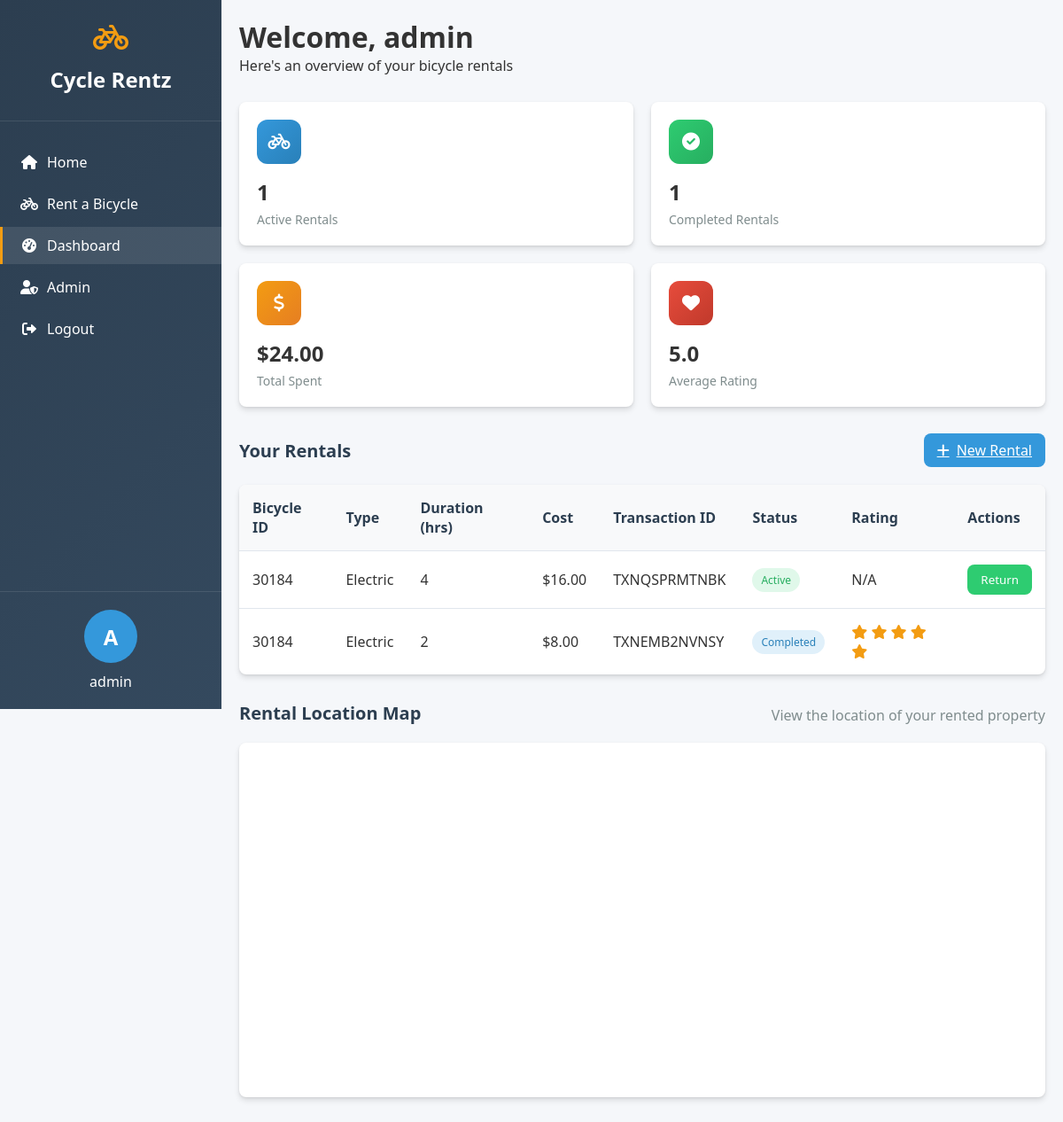
The page /dashboard/ (signed in) on the database its author committed.
### rental/models.py (models this page shows, shortened)
class Rental(models.Model):
    user = models.ForeignKey(User, on_delete=models.CASCADE)
    bicycle = models.ForeignKey(Bicycle, on_delete=models.CASCADE)
    start_time = models.DateTimeField(auto_now_add=True)
    end_time = models.DateTimeField(null=True, blank=True)
    duration = models.IntegerField()
    cost = models.DecimalField(max_digits=6, decimal_places=2)
    rating = models.IntegerField(
        null=True, blank=True, choices=[(i, i) for i in range(1, 6)]
    )
    review = models.TextField(null=True, blank=True)
    transaction_id = models.CharField(max_length=12, null=True, blank=True, unique=True)

class Bicycle(models.Model):
    bicycle_id = models.CharField(max_length=10, unique=True)
    type = models.CharField(max_length=50)
    status = models.CharField(max_length=20, default="available")
    image = models.ImageField(upload_to="bicycles/", null=True, blank=True)
    price_per_hour = models.DecimalField(
        max_digits=5, decimal_places=2, default=2.00
    )  # New field

### rental/views.py (the view)
# urls.py: path("dashboard/", views.dashboard, name="dashboard"),
@login_required
def dashboard(request):
    user = request.user
    rentals = Rental.objects.filter(user=user).order_by("-start_time")
    active_rentals_count = rentals.filter(end_time__isnull=True).count()
    completed_rentals_count = rentals.filter(end_time__isnull=False).count()
    total_cost = rentals.aggregate(total=Sum("cost"))["total"] or 0.00
    avg_rating = rentals.filter(rating__isnull=False).aggregate(avg=Avg("rating"))[
        "avg"
    ]
    if avg_rating is not None:
        avg_rating = round(avg_rating, 1)
    else:
        avg_rating = 0.0  # Default to 0.0 if no ratings
    return render(
        request,
        "rental/dashboard.html",
        {
            "rentals": rentals,
            "active_rentals_count": active_rentals_count,
            "completed_rentals_count": completed_rentals_count,
            "total_cost": "{:.2f}".format(
                total_cost
            ),  # Format as string with 2 decimals
            "avg_rating": avg_rating,
        },
    )

### rental/templates/rental/dashboard.html (shortened to what this page needs)
<!DOCTYPE html>
<html lang="en">
<head>
    <link href="https://cdnjs.cloudflare.com/ajax/libs/font-awesome/6.0.0-beta3/css/all.min.css" rel="stylesheet">
</head>
<body>
    <div class="sidebar">
        <div class="sidebar-header">
            <div class="logo-icon"><i class="fas fa-bicycle"></i></div>
            <h1>Cycle Rentz</h1>
        </div>
        <div class="sidebar-menu">
            <ul>
                <li><a href="{% url 'home' %}"><i class="fas fa-home"></i>
                        <span>Home</span></a></li>
                <li><a href="{% url 'bicycle_list' %}"><i class="fas fa-bicycle"></i> <span>Rent a
                            Bicycle</span></a>
                </li>
                <li class="active"><a href="{% url 'dashboard' %}"><i class="fas fa-tachometer-alt"></i>
                        <span>Dashboard</span></a>
                </li>
                <li><a href="/admin"><i class="fas fa-user-shield"></i> <span>Admin</span></a></li>
                {% if user.is_authenticated %}
                <li><a href="{% url 'logout' %}"><i class="fas fa-sign-out-alt"></i> <span>Logout</span></a></li>
                {% else %}
                <li><a href="{% url 'login' %}" class="hero-btn hero-btn-primary">
                        <i class="fas fa-sign-in-alt"></i> Login
                    </a></li>
                {% endif %}
            </ul>
        </div>
        <div class="user-profile">
            <div class="avatar">{{ user.username.0|upper }}</div>
            <p class="username">{{ user.username }}</p>
        </div>
    </div>
    <div class="main-content">
        <h1>Welcome, {{ user.username }}</h1>
        <p style="margin-bottom: 30px;">Here's an overview of your bicycle rentals</p>
        <div class="stats-container">
            <div class="stat-card">
                <div class="stat-icon blue-bg">
                    <i class="fas fa-bicycle"></i>
                </div>
                <div class="stat-value">{{ active_rentals_count }}</div>
                <div class="stat-label">Active Rentals</div>
            </div>
            <div class="stat-card">
                <div class="stat-icon green-bg">
                    <i class="fas fa-check-circle"></i>
                </div>
                <div class="stat-value">{{ completed_rentals_count }}</div>
                <div class="stat-label">Completed Rentals</div>
            </div>
            <div class="stat-card">
                <div class="stat-icon orange-bg">
                    <i class="fas fa-dollar-sign"></i>
                </div>
                <div class="stat-value">${{ total_cost }}</div>
                <div class="stat-label">Total Spent</div>
            </div>
            <div class="stat-card">
                <div class="stat-icon red-bg">
                    <i class="fas fa-heart"></i>
                </div>
                <div class="stat-value">{{ avg_rating }}</div>
                <div class="stat-label">Average Rating</div>
            </div>
        </div>
        <div class="section-header">
            <h2 class="section-title">Your Rentals</h2>
            <a href="{% url 'bicycle_list' %}" class="btn btn-primary">
                <i class="fas fa-plus"></i> New Rental
            </a>
        </div>
        <div class="table-container">
            {% if rentals %}
            <table>
                <thead>
                    <tr>
                        <th>Bicycle ID</th>
                        <th>Type</th>
                        <th>Duration (hrs)</th>
                        <th>Cost</th>
                        <th>Transaction ID</th>
                        <th>Status</th>
                        <th>Rating</th>
                        <th>Actions</th>
                    </tr>
                </thead>
                <tbody>
                    {% for rental in rentals %}
                    <tr>
                        <td>{{ rental.bicycle.bicycle_id }}</td>
                        <td>{{ rental.bicycle.type }}</td>
                        <td>{{ rental.duration }}</td>
                        <td>${{ rental.cost }}</td>
                        <td>{{ rental.transaction_id }}</td>
                        <td>
                            {% if rental.end_time is null and rental.bicycle.status == "booked" %}
                            <span class="status status-active">Active</span>
                            {% else %}
                            <span class="status status-completed">Completed</span>
                            {% endif %}
                        </td>
                        <td>
                            {% if rental.rating %}
                            <div class="rating-stars">
                                {% for i in "12345" %}
                                {% if forloop.counter <= rental.rating %} <i class="fas fa-star"></i>
                                    {% else %}
                                    <i class="far fa-star empty-rating"></i>
                                    {% endif %}
                                    {% endfor %}
                            </div>
                            {% elif rental.end_time %}
                            <span class="text-light">Not rated</span>
                            {% else %}
                            <span class="text-light">N/A</span>
                            {% endif %}
                        </td>
                        <td>
                            <div class="action-btns">
                                {% if rental.end_time is null and rental.bicycle.status == "booked" %}
                                <form method="post" action="{% url 'return_bicycle' rental.id %}">
                                    <button type="submit" class="btn btn-success">Return</button>
                                </form>
                                {% elif rental.end_time and not rental.rating %}
                                <a href="{% url 'submit_feedback' rental.id %}" class="btn btn-primary">Rate</a>
                                {% endif %}
                            </div>
                        </td>
                    </tr>
                    {% endfor %}
                </tbody>
            </table>
            {% endif %}
        </div>
        <div class="section-header">
            <h2 class="section-title">Rental Location Map</h2>
            <p class="section-subtitle" style="color: var(--text-light); margin-top: 5px;">View the location of your
                rented property</p>
        </div>
        <div class="table-container" style="padding: 0; height: 400px; overflow: hidden;">
            <iframe
                src="https://www.google.com/maps/embed?pb=!1m16!1m12!1m3!1d3652.8003969256433!2d90.40423787591932!3d23.71882098998678!2m3!1f0!2f0!3f0!3m2!1i1024!2i768!4f13.1!2m1!1sbangshal%20cycle%20market!5e0!3m2!1sen!2sbd!4v1743586967967!5m2!1sen!2sbd"
                width="100%" height="100%" style="border:0; display: block;" allowfullscreen="" loading="lazy"
>
            </iframe>
        </div>
    </div>
</body>
</html>

### rental/templates/rental/dashboard.html (style rules this page uses)
:root { --primary-color: #3498db; --primary-dark: #2980b9; --secondary-color: #2ecc71; --secondary-dark: #27ae60; --accent-color: #f39c12; --dark-color: #2c3e50; --light-color: #ecf0f1; --danger-color: #e74c3c; --success-color: #2ecc71; --text-color: #333; --text-light: #7f8c8d; --border-radius: 8px; --box-shadow: 0 4px 6px rgba(0, 0, 0, 0.1), 0 1px 3px rgba(0, 0, 0, 0.08); --transition: all 0.3s ease; }
* { margin: 0; padding: 0; box-sizing: border-box; font-family: 'Segoe UI', Tahoma, Geneva, Verdana, sans-serif; }
body { background-color: #f5f7fa; color: var(--text-color); min-height: 100vh; display: flex; }
.sidebar { width: 250px; background: linear-gradient(135deg, var(--dark-color) 0%, #34495e 100%); color: white; padding: 20px 0; height: 100vh; position: fixed; transition: var(--transition); z-index: 1000; }
.sidebar-header { padding: 0 20px 20px; border-bottom: 1px solid rgba(255, 255, 255, 0.1); text-align: center; }
.sidebar-header h1 { font-size: 24px; margin: 10px 0; }
.logo-icon { font-size: 32px; color: var(--accent-color); }
.sidebar-menu { padding: 20px 0; }
.sidebar-menu ul { list-style: none; }
.sidebar-menu li { padding: 10px 20px; margin: 5px 0; border-left: 3px solid transparent; transition: var(--transition); }
.sidebar-menu li:hover, .sidebar-menu li.active { background-color: rgba(255, 255, 255, 0.1); border-left: 3px solid var(--accent-color); }
.sidebar-menu a { color: white; text-decoration: none; display: flex; align-items: center; }
.sidebar-menu i { margin-right: 10px; width: 20px; text-align: center; }
.user-profile { padding: 20px; text-align: center; position: absolute; bottom: 0; width: 100%; border-top: 1px solid rgba(255, 255, 255, 0.1); }
.avatar { width: 60px; height: 60px; border-radius: 50%; background-color: var(--primary-color); display: flex; align-items: center; justify-content: center; margin: 0 auto 10px; font-size: 24px; font-weight: bold; }
.main-content { flex: 1; margin-left: 250px; padding: 20px; transition: var(--transition); }
.stats-container { display: grid; grid-template-columns: repeat(4, 1fr); gap: 20px; margin-bottom: 30px; }
.stat-card { background-color: white; border-radius: var(--border-radius); padding: 20px; box-shadow: var(--box-shadow); transition: var(--transition); }
.stat-icon { width: 50px; height: 50px; border-radius: 12px; display: flex; align-items: center; justify-content: center; margin-bottom: 15px; font-size: 20px; color: white; }
.blue-bg { background: linear-gradient(135deg, var(--primary-color) 0%, var(--primary-dark) 100%); }
.green-bg { background: linear-gradient(135deg, var(--secondary-color) 0%, var(--secondary-dark) 100%); }
.orange-bg { background: linear-gradient(135deg, var(--accent-color) 0%, #e67e22 100%); }
.red-bg { background: linear-gradient(135deg, var(--danger-color) 0%, #c0392b 100%); }
.stat-value { font-size: 24px; font-weight: bold; margin-bottom: 5px; }
.stat-label { color: var(--text-light); font-size: 14px; }
.section-header { display: flex; justify-content: space-between; align-items: center; margin-bottom: 20px; }
.section-title { font-size: 20px; font-weight: 600; color: var(--dark-color); }
.btn { padding: 8px 15px; border-radius: var(--border-radius); border: none; font-weight: 500; cursor: pointer; transition: var(--transition); display: inline-flex; align-items: center; gap: 8px; }
.btn-primary { background-color: var(--primary-color); color: white; }
.btn-success { background-color: var(--success-color); color: white; }
.table-container { background-color: white; border-radius: var(--border-radius); box-shadow: var(--box-shadow); overflow: hidden; margin-bottom: 30px; }
table { width: 100%; border-collapse: collapse; }
th { background-color: #f8f9fa; color: var(--dark-color); font-weight: 600; text-align: left; padding: 15px; border-bottom: 1px solid #e0e6ed; }
td { padding: 15px; border-bottom: 1px solid #e0e6ed; color: var(--text-color); }
tr:last-child td { border-bottom: none; }
.status { padding: 5px 10px; border-radius: 20px; font-size: 12px; font-weight: 500; display: inline-block; }
.status-active { background-color: rgba(46, 204, 113, 0.15); color: var(--secondary-dark); }
.status-completed { background-color: rgba(52, 152, 219, 0.15); color: var(--primary-dark); }
.rating-stars { color: var(--accent-color); }
.action-btns { display: flex; gap: 8px; }
@media (max-width: 1200px) { .stats-container { grid-template-columns: repeat(2, 1fr); } }

### rows shown on the page
Rental: bicycle.bicycle_id "30184", bicycle.type "Electric", duration "4", cost "16.00", transaction_id "TXNQSPRMTNBK", shows "Active", shows "N/A", shows "Return"
Rental: bicycle.bicycle_id "30184", bicycle.type "Electric", duration "2", cost "8.00", transaction_id "TXNEMB2NVNSY", shows "Completed", rating 5 (drawn)

### other values the page prints
{{ user.username.0|upper }} "A"
{{ user.username }} "admin"
{{ active_rentals_count }} "1"
{{ completed_rentals_count }} "1"
{{ total_cost }} "24.00"
{{ avg_rating }} "5.0"
